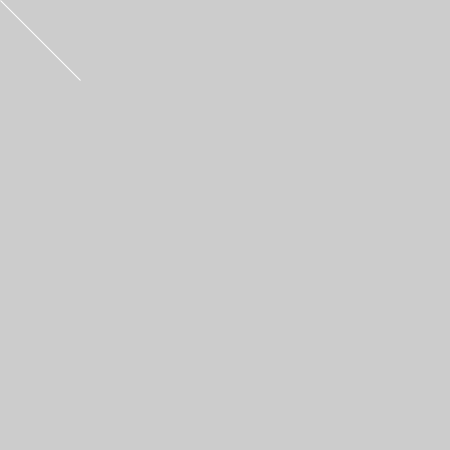
Frame 1 (no input)
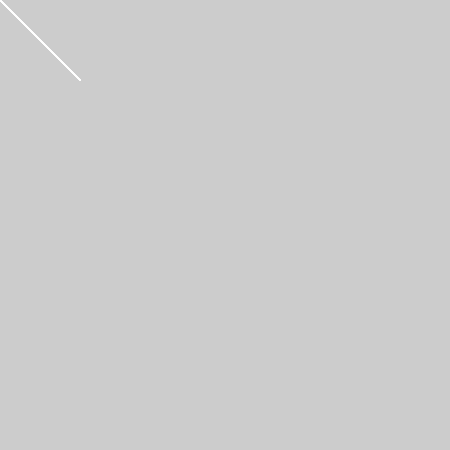
Frame 60 (the mouse pressed at the canvas centre just before this capture)
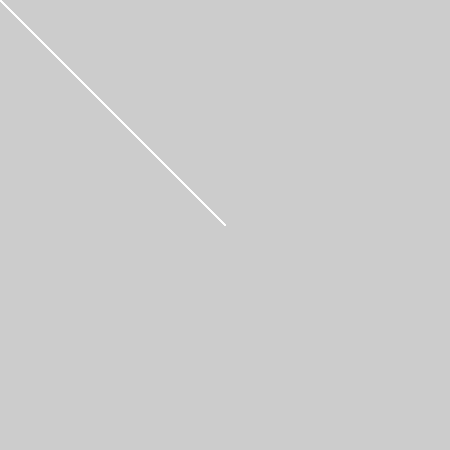
Frame 120 (the mouse held since frame 60 and released just before this capture)

The Processing sketch that drew these frames (run headless with seeded random() and noise(); from frame 60 on, the mouse is pressed at the canvas centre):

// Processing sketch: processing_35157
// ── processing_35157.pde

void setup(){
size(450,450);
smooth();
stroke(255);
}
void draw(){
if(mousePressed){
fill(0,154,205);
} else{
fill (209,95,238);
}
triangle(mouseX,mouseY, 50,50,80,80);
}
                
                
